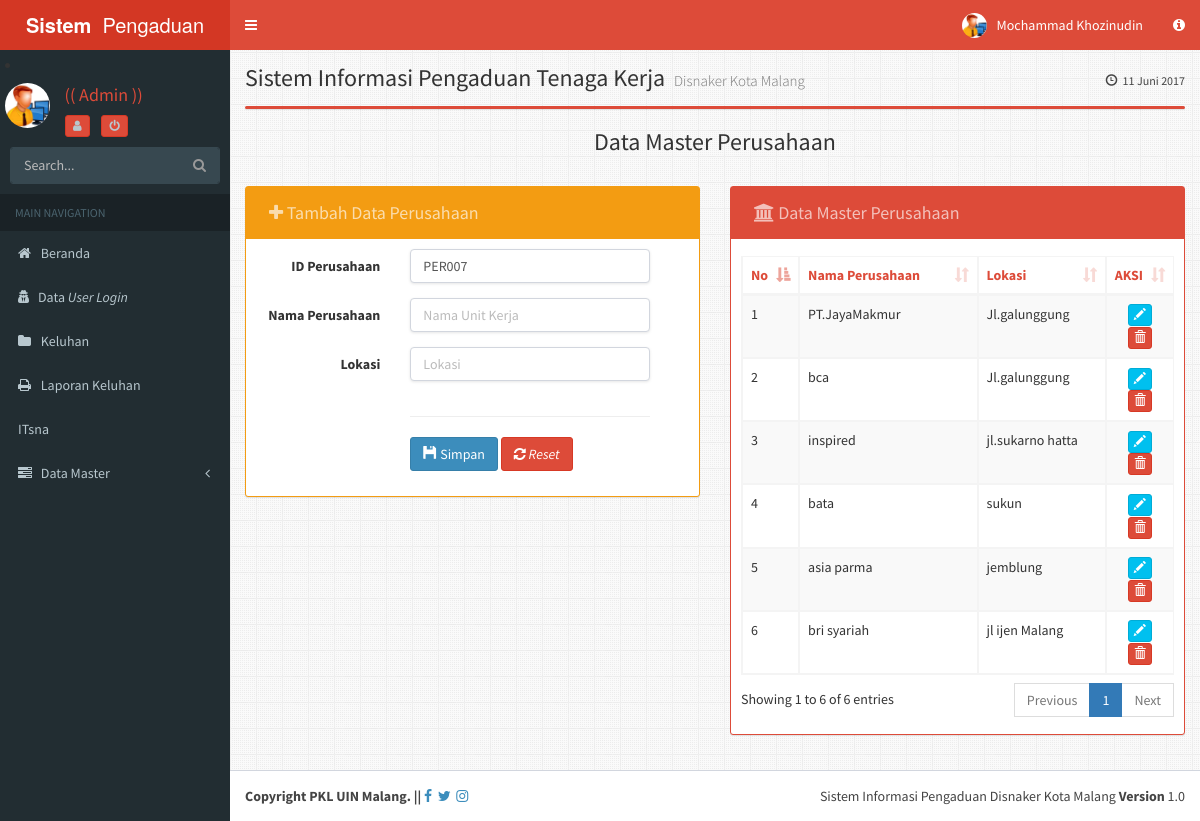
/sistem/admin/?module=unit_krj (signed in), run on the app's committed database.
### tables this page shows
CREATE TABLE IF NOT EXISTS `unit_krj` (
  `id_unit_krj` varchar(20) NOT NULL,
  `nm_unit_krj` varchar(32) NOT NULL,
  `lokasi` varchar(30) NOT NULL
);

### sistem/admin/module/unit_krj/unit_krj.php (the view, shortened to what this page needs)
<?php
$aksi="module/unit_krj/unit_krj_aksi.php";
switch($_GET[aksi]){
default:
?>
<h3 class="box-title margin text-center">Data Master Perusahaan</h3>
<br/>
<div class="row">
<div class="col-md-6">
	<div class="box box-solid box-warning">
		<div class="box-header">
		<h3 class="btn btn disabled box-title">
		<i class="fa  fa-plus"></i>
		Tambah Data Perusahaan</h3>
		</div>
	<div class="box-body">
	<?php
$sql ="SELECT max(id_unit_krj) as terakhir from unit_krj";
  $hasil = mysql_query($sql);
  $data = mysql_fetch_array($hasil);
  $lastID = $data['terakhir'];
  $lastNoUrut = substr($lastID, 3, 9);
  $nextNoUrut = $lastNoUrut + 1;
  $nextID = "PER".sprintf("%03s",$nextNoUrut);
?>
	 <form class="form-horizontal" action="<?php echo $aksi?>?module=unit_krj&aksi=tambah" role="form" method="post">
  <div class="form-group">
    <label class="col-sm-4 control-label">ID Perusahaan</label>
    <div class="col-sm-7">
      <input type="text" class="form-control" required="required" name="id_unit_krj" value="<?php echo  $nextID; ?>" >
    </div>
  </div>
  <div class="form-group">
    <label class="col-sm-4 control-label">Nama Perusahaan</label>
    <div class="col-sm-7">
      <input type="text" class="form-control" required="required" name="nm_unit_krj" placeholder="Nama Unit Kerja">
    </div>
  </div>
  <div class="form-group">
    <label class="col-sm-4 control-label">Lokasi</label>
    <div class="col-sm-7">
      <input type="text" class="form-control" required="required" name="lokasi" placeholder="Lokasi">
    </div>
  </div><div class="form-group">
    <label class="col-sm-4"></label>
    <div class="col-sm-7">
	<hr/>
      <button type="submit"name="submit" class="btn btn-primary"><i class="glyphicon glyphicon-floppy-disk"></i> Simpan</button>
<button type="reset" class="btn btn-danger"><i class="fa fa-refresh"></i><i> Reset</i></button>
    </div>
  </div>
</form>
	</div>
</div>
</div>
<div class="col-md-6">
	<div class="box box-solid box-danger">
		<div class="box-header">
		<h3 class="btn disabled box-title">
		<i class="fa fa-institution"></i>
		Data Master Perusahaan</h3>
		</div>
	<div class="box-body">
	<table id="example2" class="table table-bordered table-striped">
<thead>
	<tr class="text-red">
		<th class="col-sm-1">No</th>
		<th>Nama Perusahaan</th>
		<th>Lokasi</th>
		<th class="col-sm-1">AKSI</th>
	</tr>
</thead>
<tbody>
<?php
$sql = "SELECT * FROM unit_krj";
$tampil = mysql_query($sql);
$no=1;
while ($tampilkan = mysql_fetch_array($tampil)) {
$Kode = $tampilkan['id_unit_krj'];
?>
	<tr>
	<td><?php echo $no++; ?></td>
	<td><?php echo $tampilkan['nm_unit_krj']; ?></td>
	<td><?php echo $tampilkan['lokasi']; ?></td>
	<td align="center">
	<a class="btn btn-xs btn-info" href="?module=unit_krj&aksi=edit&id_unit_krj=<?php echo $tampilkan['id_unit_krj'];?>" alt="Edit Data"><i class="glyphicon glyphicon-pencil"></i></a>
	<a class="btn btn-xs btn-danger"href="<?php echo $aksi ?>?module=unit_krj&aksi=hapus&id_unit_krj=<?php echo $tampilkan['id_unit_krj'];?>"  alt="Delete Data" onclick="return confirm('ANDA YAKIN AKAN MENGHAPUS DATA <?php echo $Kode; ?>	?')"> <i class="glyphicon glyphicon-trash"></i></a>
	</td>
	<?php
	}
	?>
	</tr>
			</tbody>
		</table>
	</div>
</div>
</div>
</div>
<?php
break;
?>
<?php
}
?>

### data on the page
unit_krj: nm_unit_krj "PT.JayaMakmur", lokasi "Jl.galunggung"
unit_krj: nm_unit_krj "bca", lokasi "Jl.galunggung"
unit_krj: nm_unit_krj "inspired", lokasi "jl.sukarno hatta"
unit_krj: nm_unit_krj "bata", lokasi "sukun"
unit_krj: nm_unit_krj "asia parma", lokasi "jemblung"
unit_krj: nm_unit_krj "bri syariah", lokasi "jl ijen Malang"

### other printed values
$_SESSION['nama'] "Mochammad Khozinudin"
